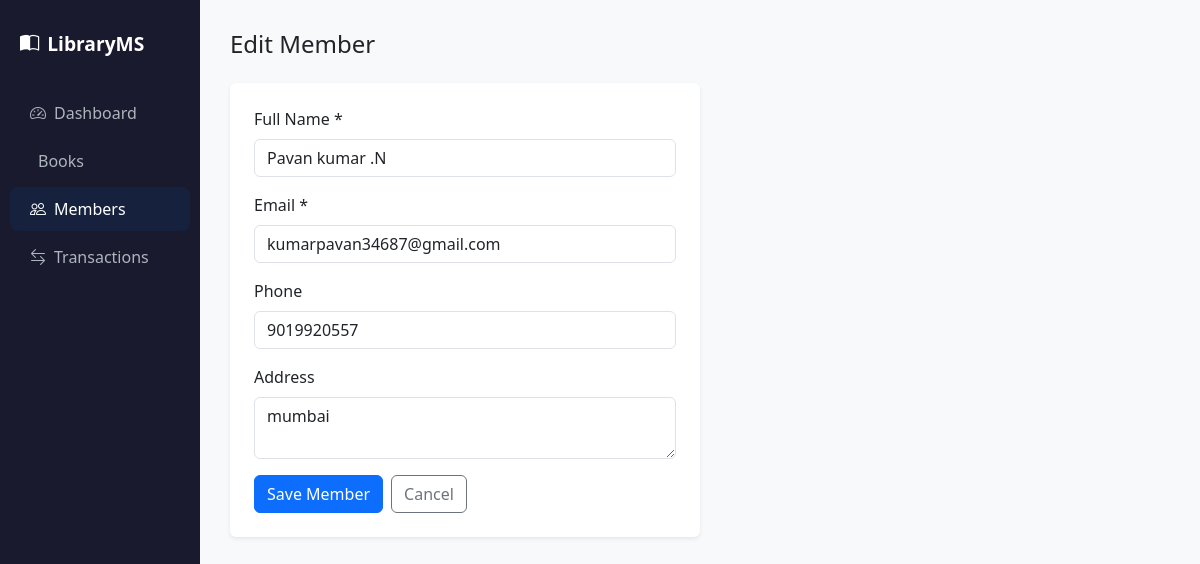
Page /members/edit/2 on the committed database.
### models.py (models this page shows, shortened)
class Member(db.Model):
    __tablename__ = 'members'
    id         = db.Column(db.Integer, primary_key=True)
    name       = db.Column(db.String(100), nullable=False)
    email      = db.Column(db.String(120), unique=True, nullable=False)
    phone      = db.Column(db.String(15), nullable=True)
    address    = db.Column(db.Text, nullable=True)
    joined_on  = db.Column(db.DateTime, default=datetime.utcnow)
    is_active  = db.Column(db.Boolean, default=True)
    transactions = db.relationship('Transaction', backref='member', lazy=True)

### routes/members.py (the view, shortened to what this page needs)
@members_bp.route('/edit/<int:id>', methods=['GET', 'POST'])
def edit_member(id):
    member = Member.query.get_or_404(id)
    return render_template('members/add.html', member=member)

### templates/members/add.html
{% extends 'base.html' %}
{% block content %}
<div class="col-md-6">
  <h4 class="mb-4">{{ 'Edit' if member else 'Add New' }} Member</h4>
  <div class="card border-0 shadow-sm">
    <div class="card-body p-4">
      <form method="POST">
        <div class="mb-3">
          <label class="form-label">Full Name *</label>
          <input type="text" class="form-control" name="name" value="{{ member.name if member else '' }}" required>
        </div>
        <div class="mb-3">
          <label class="form-label">Email *</label>
          <input type="email" class="form-control" name="email" value="{{ member.email if member else '' }}" required>
        </div>
        <div class="mb-3">
          <label class="form-label">Phone</label>
          <input type="text" class="form-control" name="phone" value="{{ member.phone if member else '' }}">
        </div>
        <div class="mb-3">
          <label class="form-label">Address</label>
          <textarea class="form-control" name="address" rows="2">{{ member.address if member else '' }}</textarea>
        </div>
        <div class="d-flex gap-2">
          <button type="submit" class="btn btn-primary">Save Member</button>
          <a href="{{ url_for('members.list_members') }}" class="btn btn-outline-secondary">Cancel</a>
        </div>
      </form>
    </div>
  </div>
</div>
{% endblock %}

### templates/base.html (style rules this page uses)
body { background: #f8f9fa; }

### rows in the picture
Member: name "Pavan kumar .N", email "kumarpavan34687@gmail.com", phone "9019920557", address "mumbai"

### other values in the picture
{{ 'Edit' if member else 'Add New' }} "Edit"
